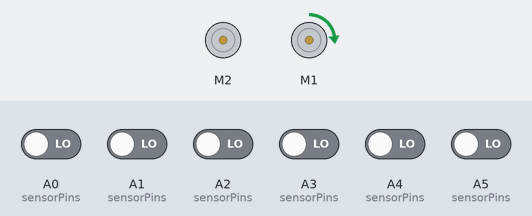
A sketch run on a simulated Arduino Nano, built with avr-gcc and run on an emulated ATmega328P. Parts: 2 × DC motor (green arrow = forward, orange = backward, longer = faster). The test bench sets the inputs (shaded band); at power-on: A0 (sensorPins), A1 (sensorPins), A2 (sensorPins), A3 (sensorPins), A4 (sensorPins), A5 (sensorPins) LOW.

Above: at 1.2 s.
1.3 s: A4 (sensorPins) driven HIGH
2.8 s: A1 (sensorPins) driven HIGH
At 4.0 s:
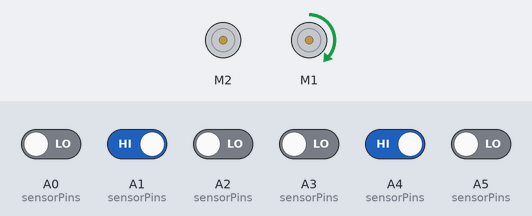
4.3 s: A2 (sensorPins) driven HIGH
5.8 s: A5 (sensorPins) driven HIGH
7.3 s: A3 (sensorPins) driven HIGH
At 8.5 s:
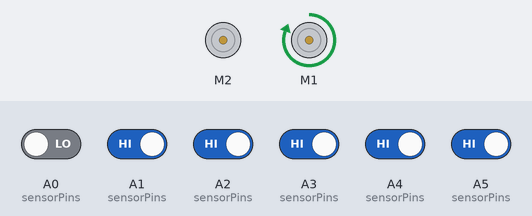
8.8 s: A0 (sensorPins) driven HIGH
Timing chart, 0 to 11.3 s (numbered marks = the images above; inputs shaded):
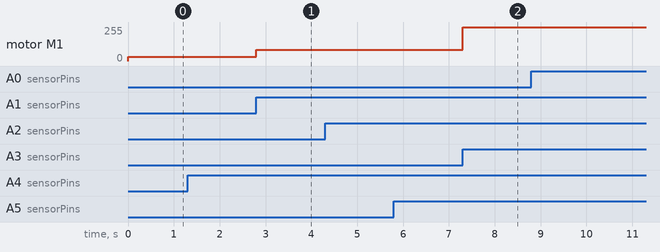

Measured:
- after the input at 2.8 s, motor M1: forward 33/255 → forward 84/255 at once
- after the input at 7.3 s, motor M1: forward 84/255 → forward 255/255 at once

The sketch:

arnav_new_new.ino
```cpp
#include <AFMotor.h>
// new testing code for optimized pid values and a good integeral for less error.
// Create motor objects on ports M1 and M2
AF_DCMotor motor1(2);
AF_DCMotor motor2(1);

// Sensor configuration
#define NUM_SENSORS 7
const int C = A0;
const int R3 = A1;
const int L1 = A2;
const int R2 = A3;
const int L3 = A4;
const int L2 = A5;
const int R1 = A6;  // Changed from 2 to A6 to avoid conflicts

const int sensorPins[NUM_SENSORS] = {L3, L2, L1, C, R1, R2, R3};
int sensorValues[NUM_SENSORS];

// PID constants
float Kp = 0.7;
float Ki = 0.0003;
float Kd = 6.0;

// PID variables
int error, lastError = 0;
int P, I, D, PIDvalue;
int baseSpeed = 150;
float speedFactor = 0.27;

// Speed control multipliers
float turnSpeedMultiplier = 0.4; // More aggressive speed reduction at turns

void setup() {
    Serial.begin(115200);

    motor1.setSpeed(0);
    motor1.run(RELEASE);
    motor2.setSpeed(0);
    motor2.run(RELEASE);

    for (int i = 0; i < NUM_SENSORS; i++) {
        pinMode(sensorPins[i], INPUT);
    }
}

void loop() {
    int position = readSensors();
    error = (NUM_SENSORS - 1) * 500 - position;

    // PID calculations
    P = error;
    I += error;
    I = constrain(I, -1000, 1000); // Prevent integral windup
    D = error - lastError;
    lastError = error;
    PIDvalue = (Kp * P) + (Ki * I) + (Kd * D);

    int leftSpeed = (baseSpeed - PIDvalue) * speedFactor;
    int rightSpeed = (baseSpeed + PIDvalue) * speedFactor;

    leftSpeed = constrain(leftSpeed, 0, 255);
    rightSpeed = constrain(rightSpeed, 0, 255);

    // Reduce speed if outer sensors detect a turn
    if (digitalRead(sensorPins[0]) == 0 || digitalRead(sensorPins[NUM_SENSORS - 1]) == 0) {
        leftSpeed *= turnSpeedMultiplier;
        rightSpeed *= turnSpeedMultiplier;
    }

    if (digitalRead(sensorPins[1]) == 0 || digitalRead(sensorPins[NUM_SENSORS - 2]) == 0) {
        leftSpeed *= (turnSpeedMultiplier / 1.2);
        rightSpeed *= (turnSpeedMultiplier / 1.2);
    }

    // Apply speed values
    motor1.setSpeed(leftSpeed);
    motor2.setSpeed(rightSpeed);
    motor1.run(FORWARD);
    motor2.run(FORWARD);
}

int readSensors() {
    int weightedSum = 0;
    int sum = 0;
    int weights[NUM_SENSORS] = {-3, -2, -1, 0, 1, 2, 3};

    for (int i = 0; i < NUM_SENSORS; i++) {
        sensorValues[i] = digitalRead(sensorPins[i]);
        if (sensorValues[i] == 0) {
            weightedSum += weights[i] * 1000;
            sum++;
        }
    }

    if (sum == 0) {
        motor1.setSpeed(0);
        motor2.setSpeed(0);
        delay(100);
        return (NUM_SENSORS - 1) * 500; // Assume farthest right position to correct
    }

    return weightedSum / sum;
}
```
